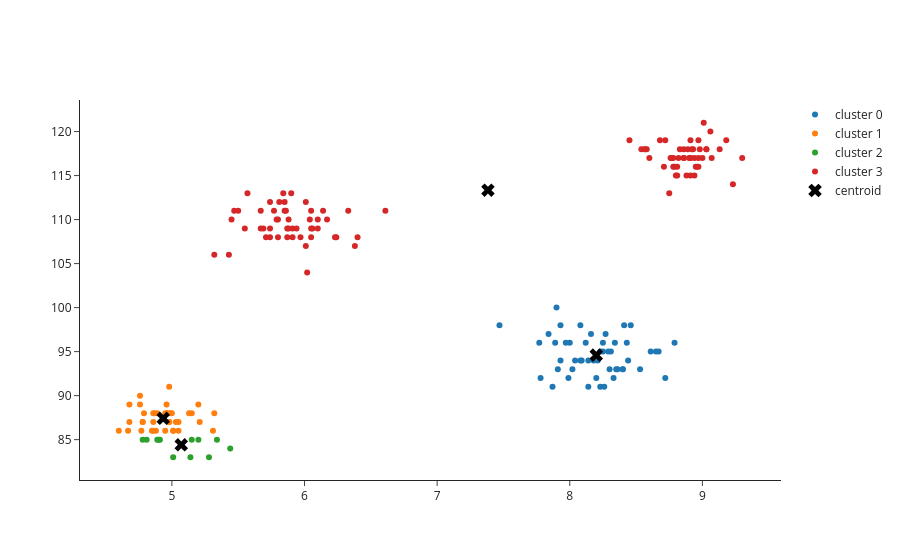

Source (notebook cell):
### Code cell
# The bad start (seed 0): more rounds do not help, it is stuck
km = KMeans(n_clusters=4, max_iter=500, random_state=0)
plot(students, km.fit_predict(students), km)
